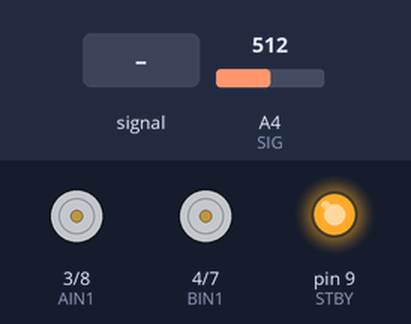
Recording of a sketch running on a simulated Arduino Uno, built with avr-gcc and run on an emulated ATmega328P. Shown: motor-driver pin pairs drawn as motors (green arrow = first pin HIGH = forward, orange = second pin HIGH = backward, longer = more drive, scaled by the enable pin, stopped while the standby pin is LOW), output pins drawn as LEDs (lit = HIGH). Inputs (shaded band) come from the test bench; at power-on: A4 (SIG) = 512. Pins used as bus, display or sensor lines are not drawn; what the sketch prints to the serial monitor is not drawn.

Above: at 3.6 s.
3.7 s: A4 (SIG) fed a 200 Hz sine of ±81 counts around its level
At 4.8 s:
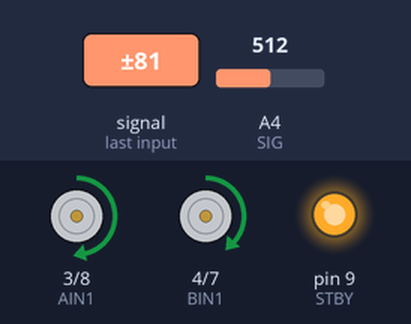
6.7 s: A4 (SIG) set to 494
8.2 s: A4 (SIG) fed a 1000 Hz sine of ±255 counts around its level
11.2 s: A4 (SIG) fed a 2 Hz sine of ±306 counts around its level
14.2 s: A4 (SIG) fed a 50 Hz sine of ±306 counts around its level
At 16.93 s:
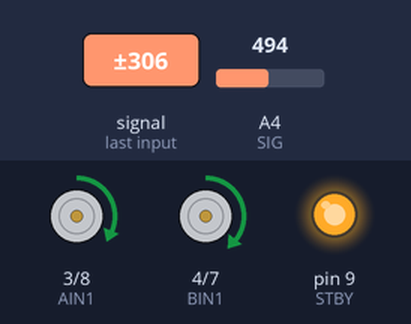
17.2 s: A4 (SIG) fed a 200 Hz sine of ±81 counts around its level
At 18.25 s:
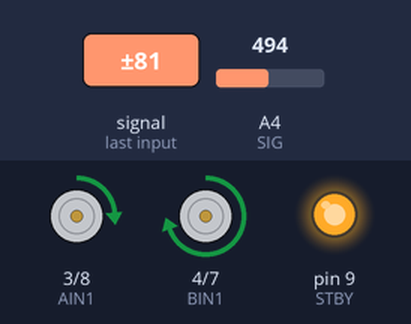
Timing chart, 0 to 21.2 s (numbered marks = the images above; inputs shaded):
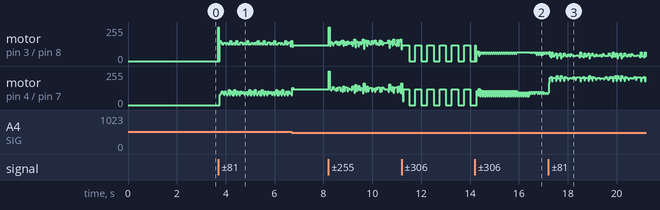

The sketch:

ch_code.ino
```cpp
//ch
#define AIN1 3
#define AIN2 8
#define PWMA 5
#define BIN1 4
#define BIN2 7
#define PWMB 6
#define STBY 9


#define S0 A0
#define S1 A1
#define S2 A2
#define S3 A3
#define SIG A4


int readOrder[16] = {9,10,11,12,13,14,15,16,8,7,6,5,4,3,2,1};


float Kp = 0.25;
float Kd = 5.0;
int baseSpeed = 120;
int maxSpeed = 255;
int threshold = 500;

int sensorValues[16];
int lastError = 0;


void setup() {
  pinMode(AIN1, OUTPUT); pinMode(AIN2, OUTPUT); pinMode(PWMA, OUTPUT);
  pinMode(BIN1, OUTPUT); pinMode(BIN2, OUTPUT); pinMode(PWMB, OUTPUT);
  pinMode(STBY, OUTPUT);

  pinMode(S0, OUTPUT); pinMode(S1, OUTPUT);
  pinMode(S2, OUTPUT); pinMode(S3, OUTPUT);

  digitalWrite(STBY, HIGH);

  Serial.begin(9600);

  calibrateSensors();
}


int readMux(int channel) {
  digitalWrite(S0, channel & 1);
  digitalWrite(S1, (channel >> 1) & 1);
  digitalWrite(S2, (channel >> 2) & 1);
  digitalWrite(S3, (channel >> 3) & 1);
  delayMicroseconds(5);
  return analogRead(SIG);
}


void calibrateSensors() {
  int minVal = 1023, maxVal = 0;

  Serial.println("Cal");
  for (int i = 0; i < 200; i++) {
    for (int j = 0; j < 16; j++) {
      int idx = readOrder[j] - 1;
      int val = readMux(idx);
      if (val < minVal) minVal = val;
      if (val > maxVal) maxVal = val;
    }
    delay(10);
  }
  threshold = (minVal + maxVal) / 2;
  Serial.print("Cal done.");
  Serial.println(threshold);
}


long readLine() {
  long weightedSum = 0;
  int activeCount = 0;

  for (int i = 0; i < 16; i++) {
    int sensorIndex = readOrder[i] - 1;
    int value = readMux(sensorIndex);
    sensorValues[i] = value;

    if (value < threshold) {
      weightedSum += (i * 1000);
      activeCount++;
    }
  }

  if (activeCount == 0) return -1;
  return weightedSum / activeCount;
}


void setMotor(int leftSpeed, int rightSpeed) {
  leftSpeed = constrain(leftSpeed, 0, maxSpeed);
  rightSpeed = constrain(rightSpeed, 0, maxSpeed);


  digitalWrite(BIN1, HIGH);
  digitalWrite(BIN2, LOW);
  analogWrite(PWMB, leftSpeed);


  digitalWrite(AIN1, HIGH);
  digitalWrite(AIN2, LOW);
  analogWrite(PWMA, rightSpeed);
}


void loop() {
  long position = readLine();

  if (position == -1) {

    setMotor(0, 0);
    return;
  }

  int error = position - 7500;
  int correction = (Kp * error) + (Kd * (error - lastError));
  lastError = error;

  int leftSpeed = baseSpeed - correction;
  int rightSpeed = baseSpeed + correction;

  setMotor(leftSpeed, rightSpeed);
}
```
